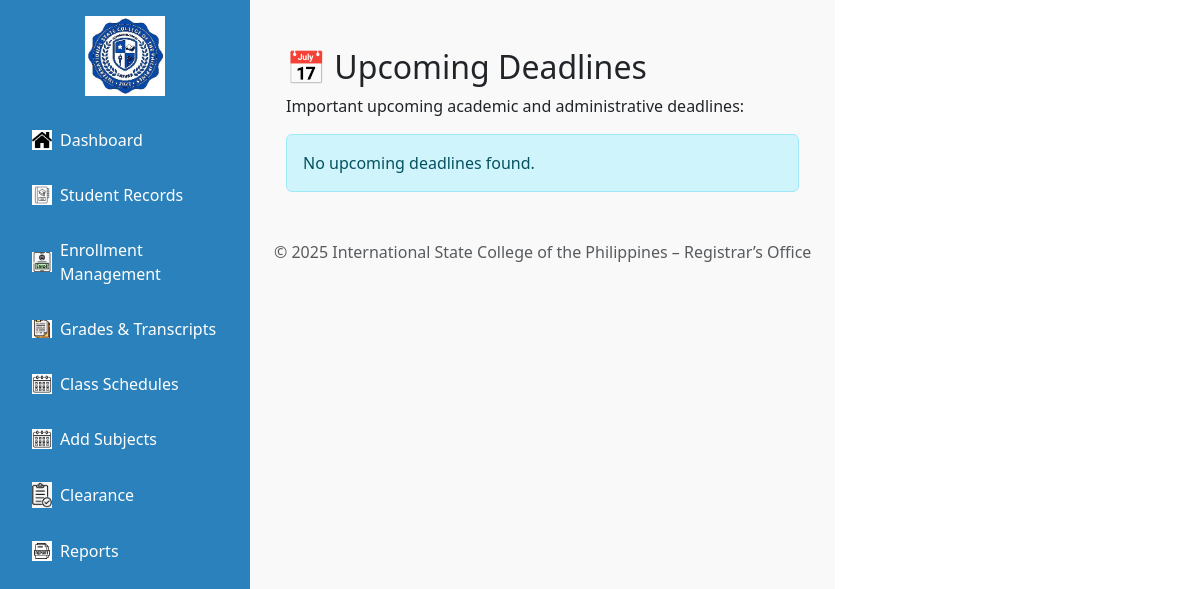
Before: /Registrar/registrar.php?page=upcoming_deadlines with the older database file.
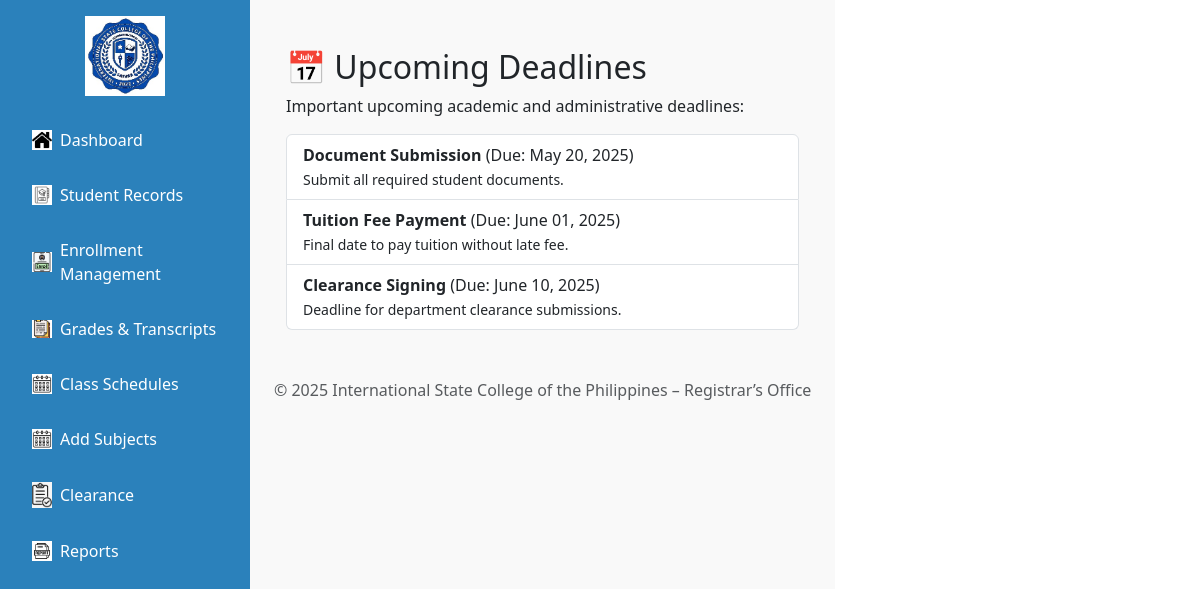
After: the same page with the newer database file.
### tables this page shows
CREATE TABLE `deadlines` (
  `id` int(11) NOT NULL,
  `title` varchar(255) NOT NULL,
  `due_date` date NOT NULL,
  `description` text
);

### Registrar/pages/upcoming_deadlines.php (the view, shortened to what this page needs)
<?php
$conn = new mysqli("localhost", "root", "", "iscpdb");
$today = date('Y-m-d');
$deadlines = $conn->query("SELECT * FROM deadlines WHERE due_date >= '$today' ORDER BY due_date ASC");
?>
<div class="container mt-4">
    <h2>📅 Upcoming Deadlines</h2>
    <p>Important upcoming academic and administrative deadlines:</p>
    <?php if ($deadlines->num_rows > 0): ?>
        <ul class="list-group">
            <?php while ($row = $deadlines->fetch_assoc()): ?>
                <li class="list-group-item">
                    <strong><?= htmlspecialchars($row['title']) ?></strong>
                    (Due: <?= date('F d, Y', strtotime($row['due_date'])) ?>)
                    <br>
                    <small><?= htmlspecialchars($row['description']) ?></small>
                </li>
            <?php endwhile; ?>
        </ul>
    <?php else: ?>
        <div class="alert alert-info mt-3">No upcoming deadlines found.</div>
    <?php endif; ?>
</div>

Changed rows visible on the page:
added deadlines: title "Document Submission", due_date "May 20, 2025", description "Submit all required student documents."
added deadlines: title "Tuition Fee Payment", due_date "June 01, 2025", description "Final date to pay tuition without late fee."
added deadlines: title "Clearance Signing", due_date "June 10, 2025", description "Deadline for department clearance submissions."
Other visible differences:
text no longer shown: "No upcoming deadlines found."
